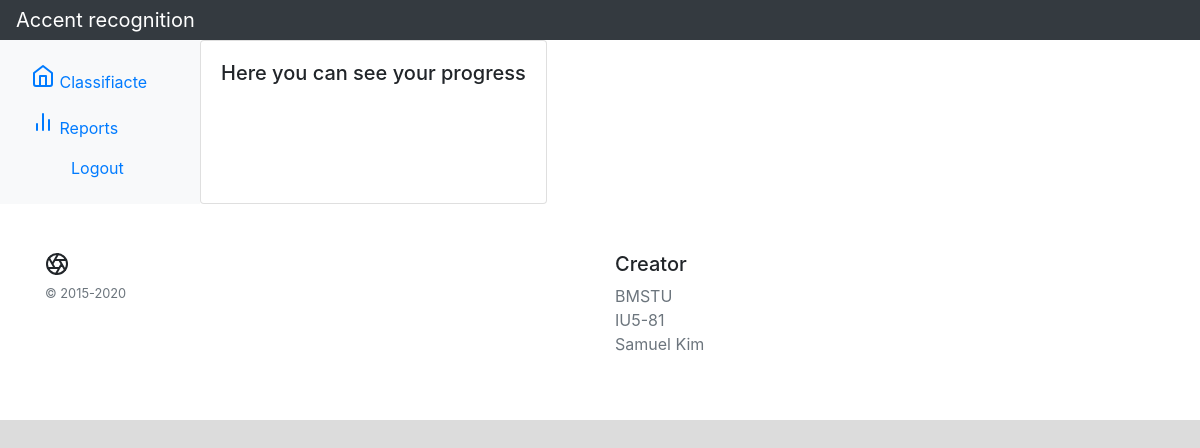
Before: /history with the older database file.
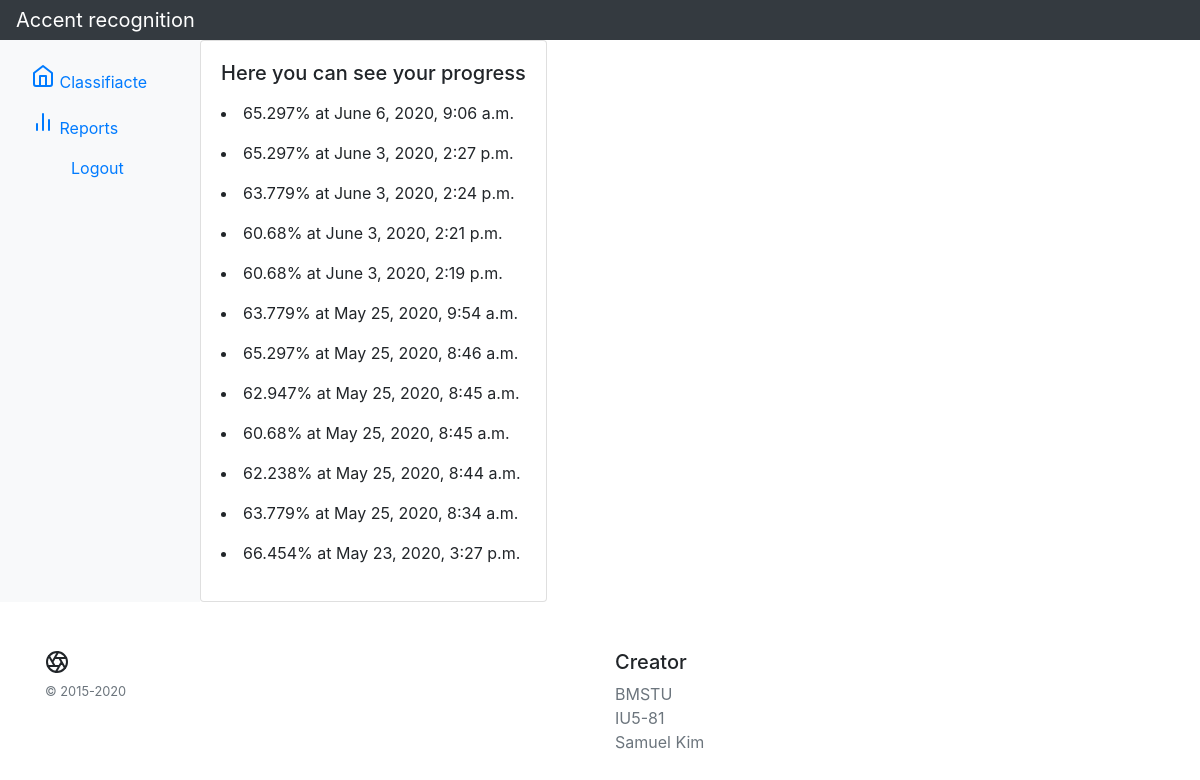
After: the same page with the newer database file.
### diplom/models.py (models this page shows, shortened)
class Result(models.Model):
    result = models.FloatField()
    data_id = models.ForeignKey(User, on_delete=models.CASCADE)
    date = models.DateTimeField(auto_now=True)
    class Meta:
        ordering = ['-date']

### diplom/views.py (the view)
# urls.py: path('history', views.History.as_view(), name = 'his'),
class History(View):
    def get(self, request):
        history = Result.objects.all()
        return render(request, 'history.html', context={'his':history})

### templates/history.html (shortened to what this page needs)
{% extends "audio.html" %}
{% block nav %}
<div class="container-fluid main">
  <div class="row">
    <nav id="sidebarMenu" class="col-md-7 col-lg-2 d-md-block bg-light sidebar collapse">
      <div class="sidebar-sticky pt-3">
    <ul class="nav flex-column">
          <li class="nav-item">
            <a class="nav-link active" href="{% url 'audio' %}">
              Classifiacte <span class="sr-only">(current)</span>
            </a>
          </li>
          <li class="nav-item">
            <a class="nav-link" href="{% url 'his' %}">
              Reports
            </a>
          </li>
        </ul>
          <ul><a class="nav-link" href="{% url 'logout' %}"> Logout </a></ul>
      </div>
    </nav>
<div class="card cl-md-5">
  <div class="card-body">
      <h5>Here you can see your progress</h5>
      {% for i in his %}
      <li>{{ i.result }}% at {{ i.date }} </li>
      {% endfor %}
  </div>
    </div>
  </div>
{% endblock %}

### templates/audio.html (shortened to what this page needs)
{% extends "base.html" %}

### templates/base.html (shortened to what this page needs)
<!DOCTYPE html>
<html lang="en">
<head>
    <link rel="stylesheet" href="https://maxcdn.bootstrapcdn.com/bootstrap/4.0.0/css/bootstrap.min.css">
</head>
<body class="bod">
<nav class="navbar navbar-dark sticky-top bg-dark flex-md-nowrap p-0 shadow">
  <a class="navbar-brand col-md-3 col-lg-2 mr-0 px-3" href="#">Accent recognition</a>
</nav>
{% block nav %}
{% endblock %}
<footer class="container py-5 end">
<div class="row">
    <div class="col-12 col-sm">
      <small class="d-block mb-3 text-muted">© 2015-2020</small>
    </div>
    <div class="col-6 col-sm">
      <h5>Creator</h5>
      <ul class="list-unstyled text-small">
        <li><a class="text-muted" href="#">BMSTU</a></li>
        <li><a class="text-muted" href="#">IU5-81</a></li>
        <li><a class="text-muted" href="#">Samuel Kim</a></li>
      </ul>
    </div>
</div>
</footer>
</body>
</html>

### templates/base.html (style rules this page uses)
.end { width: 1800px; height: available; }
.bod { background: gainsboro; }
.main { background: white; }

Changed rows visible on the page:
added Result: result "65.297", date "June 6, 2020, 9:06 a.m."
added Result: result "65.297", date "June 3, 2020, 2:27 p.m."
added Result: result "63.779", date "June 3, 2020, 2:24 p.m."
added Result: result "60.68", date "June 3, 2020, 2:21 p.m."
added Result: result "60.68", date "June 3, 2020, 2:19 p.m."
added Result: result "63.779", date "May 25, 2020, 9:54 a.m."
added Result: result "65.297", date "May 25, 2020, 8:46 a.m."
added Result: result "62.947", date "May 25, 2020, 8:45 a.m."
added Result: result "60.68", date "May 25, 2020, 8:45 a.m."
added Result: result "62.238", date "May 25, 2020, 8:44 a.m."
added Result: result "63.779", date "May 25, 2020, 8:34 a.m."
added Result: result "66.454", date "May 23, 2020, 3:27 p.m."
